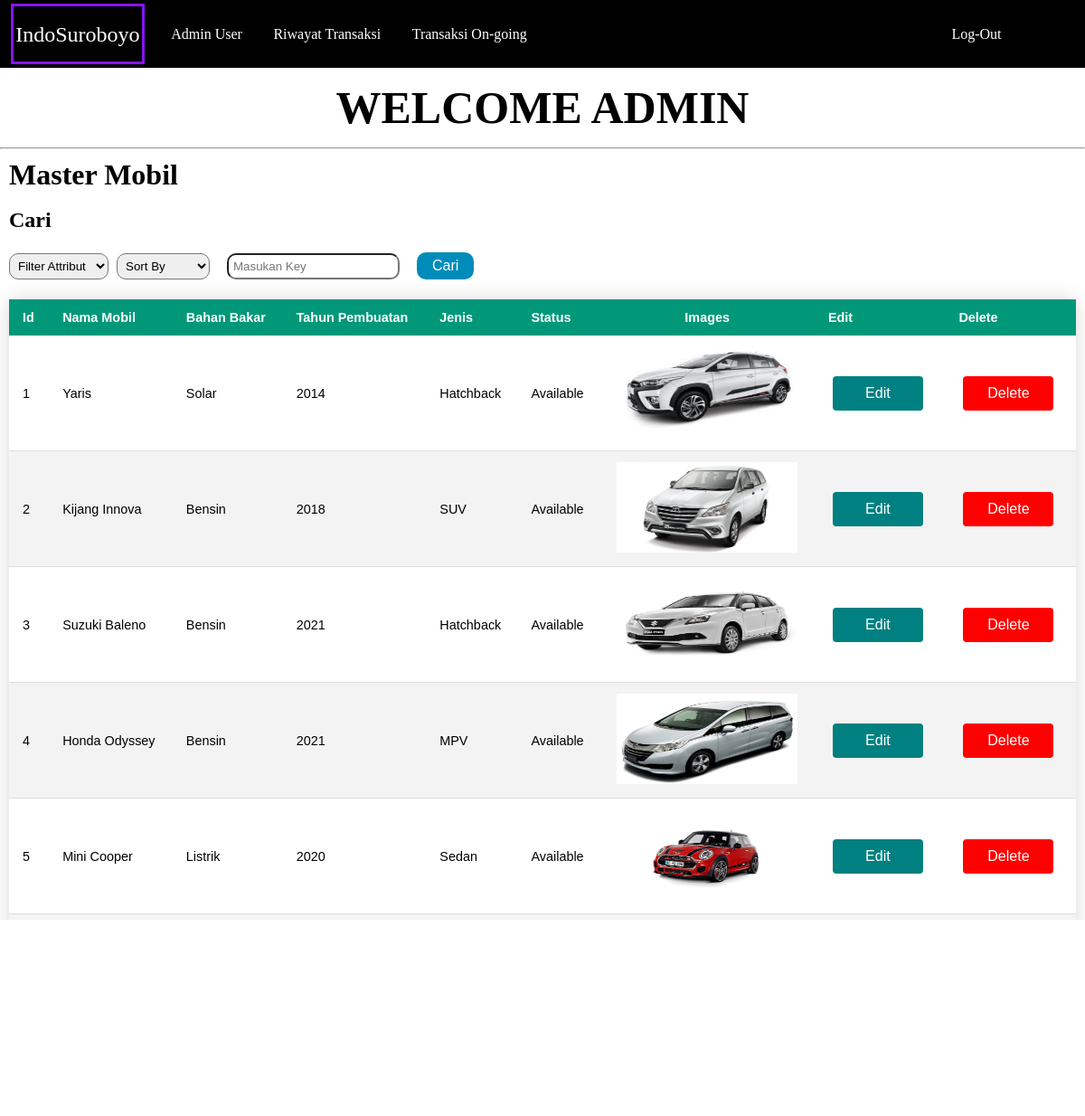
The app's page /admin-mobil.php with its own data.
### tables this page shows
CREATE TABLE `mobil` (
  `id` int(20) NOT NULL,
  `nama_mobil` varchar(100) NOT NULL,
  `tahun` int(4) NOT NULL,
  `bahan_bakar` varchar(10) NOT NULL,
  `jenis` varchar(100) NOT NULL,
  `tarif_hari` int(100) NOT NULL,
  `status` varchar(100) NOT NULL,
  `gambar` int(11) NOT NULL
);

### admin-mobil.php (the view, shortened to what this page needs)
<?php
    require_once("connection.php");
    $stmt = $pdo-> prepare("SELECT * FROM mobil");
        $stmt -> execute();
        $users = $stmt->fetchAll(PDO::FETCH_ASSOC);
?>
<!DOCTYPE html>
<html lang="en">
<head>
    <link rel="stylesheet" href="admin-mobil2.css">
</head>
<body>
    <div class="container">
        <div class="navigation">
            <div class="kiri">
                <a href="#" class="logo">IndoSuroboyo</a>
                <a href="admin.php" style="padding-top:20px">Admin User</a>
                <a href="admin-header-pesanan.php" style="padding-top:20px" >Riwayat Transaksi</a>
                <a href="admin-ongoing.php" style="padding-top:20px">Transaksi On-going</a>
            </div>
            <div class="kanan">
                <a id= "login" href="user.php?action=logout">Log-Out</a>
            </div>
        </div>
        <div id="why">
            <center>
            <h1 style="font-size: 50px;">WELCOME ADMIN</h1>
            </center>
        </div>
        <hr>
            <div class="tabus">
            <form action="#" method = "POST">
                <h1>Master Mobil</h1>
                <br>
                <h2>Cari</h2> <br>
                <select name="s_attr" id="s_attr">
                    <option value="">Filter Attribut</option>
                </select>
                <select name="s_sort" id="s_sort">
                    <option value="">Sort By</option>
                </select>
                <input type="text" name="s_key" id="s_key" class="inputKey" placeholder = "Masukan Key">
                <button id="search" name="search" class="cari-button">Cari</button>
            </form>
            <br>
            <table id="tabel" class="styleTable" method = "POST">
                <thead>
                    <th>Id</th>
                    <th>Nama Mobil</th>
                    <th>Bahan Bakar</th>
                    <th>Tahun Pembuatan</th>
                    <th>Jenis</th>
                    <th colspan="2">Status</th>
                    <th colspan="2" style="text-align: center;">Images</th>
                    <th>Edit</th>
                    <th>Delete</th>
                </thead>
                <tbody>
                <?php
                    if(isset($_POST['search'])){
                        if(isset($_POST['s_key']) && $_POST['s_key']!= "" && $_POST['s_attr']!=""){
                            $pencarian="%".$_POST['s_key']."%";
                            $attr = $_POST['s_attr'];
                            $sort = $_POST['s_sort'];
                            try{
                                if($sort == "ascending"){
                                    if($attr == "nama_mobil"){
                                        $stmt=$pdo->prepare("select * from MOBIL where nama_mobil like :nama ORDER BY nama_mobil ASC");
                                    }else if($attr == "id"){
                                        $stmt=$pdo->prepare("select * from MOBIL where id like :nama ORDER BY id ASC");
                                    }else if($attr == "bahan_bakar"){
                                        $stmt=$pdo->prepare("select * from MOBIL where bahan_bakar like :nama ORDER BY bahan_bakar ASC");
                                    }else if($attr == "jenis"){
                                        $stmt=$pdo->prepare("select * from MOBIL where jenis like :nama ORDER BY jenis ASC");
                                    }else if($attr == "status"){
                                        $stmt=$pdo->prepare("select * from MOBIL where status like :nama ORDER BY status ASC");
                                    }
                                }else if($sort == "descending"){
                                    if($attr == "nama_mobil"){
                                        $stmt=$pdo->prepare("select * from MOBIL where nama_mobil like :nama ORDER BY nama_mobil DESC");
                                    }else if($attr == "id"){
                                        $stmt=$pdo->prepare("select * from MOBIL where id like :nama ORDER BY id DESC");
                                    }else if($attr == "bahan_bakar"){
                                        $stmt=$pdo->prepare("select * from MOBIL where bahan_bakar like :nama ORDER BY bahan_bakar DESC");
                                    }else if($attr == "jenis"){
                                        $stmt=$pdo->prepare("select * from MOBIL where jenis like :nama ORDER BY jenis DESC");
                                    }else if($attr == "status"){
                                        $stmt=$pdo->prepare("select * from MOBIL where status like :nama ORDER BY status DESC");
                                    }
                                }else{
                                    if($attr == "nama_mobil"){
                                        $stmt=$pdo->prepare("select * from MOBIL where nama_mobil like :nama");
                                    }else if($attr == "id"){
                                        $stmt=$pdo->prepare("select * from MOBIL where id like :nama");
                                    }else if($attr == "bahan_bakar"){
                                        $stmt=$pdo->prepare("select * from MOBIL where bahan_bakar like :nama");
                                    }else if($attr == "jenis"){
                                        $stmt=$pdo->prepare("select * from MOBIL where jenis like :nama");
                                    }else if($attr == "status"){
                                        $stmt=$pdo->prepare("select * from MOBIL where status like :nama");
                                    }
                                }
                                $stmt->BindParam(":nama",$pencarian);
                                $stmt->execute();
                                if($stmt->rowCount()<1){
                                    echo "<i> Tidak ada hasil untuk pencarian kata </i>";
                                }else{
                                    while($t=$stmt->fetch()){
                                    ?>
                                    <tr>
                                            <td><?= $t['id']?></td>
                                            <td><?= $t['nama_mobil']?></td>
                                            <td><?= $t['bahan_bakar']?></td>
                                            <td><?= $t['tahun']?></td>
                                            <td><?= $t['jenis']?></td>
                                            <?php
                                                if($t['status']=="Available"){
                                                    ?>
                                                    <td colspan="2"><?= $t['status']?></td>
                                                    <?php
                                                }else{
                                                    ?>
                                                    <td><?= $t['status']?></td>
                                                    <td>
                                                    <form name="form1" method="post" action="kumpulan.php">
                                                        <input type="hidden" name="action" value="editStatusMobil">
                                                        <button type="submit" name="id_mobil" value="<?= $value['id']?>" class="editStatus-button" onclick="editStatusFunction()"><span>Ubah Status </span></button>
                                                    </form>
                                                    </td>
                                                    <?php
                                                }
                                            ?>
                                            <?php
                                            if($t['gambar']=="0"){
                                                ?>
                                                <td><img src="Asset/mobil/<?=$t['gambar']?>.jpg"style="width: 200px; height:100px"  alt="Doesnt have images yet"></td>
                                                <td>
                                                <a href="upload.php?id=<?=$value['id']?>">
                                                    <button class="editMobil-button"><span>Upload Images </span></button>
                                                </a></td>
                                                <?php
                                            }else{
                                                ?>
                                                <center>
                                                <td colspan="2"><img src="Asset/mobil/<?=$t['gambar']?>.jpg"style="width: 200px; height:100px"  alt="Doesnt have images yet"></td></center>
                                                <?php
                                            }
                                            ?>
                                            <td>
                                                <a href="editMobil.php?id=<?=$value['id']?>">
                                                    <button class="editMobil-button"><span>Edit </span></button>
                                                </a>
                                            </td>
                                            <td>
                                                <form name="form2" method="post" action="kumpulan.php">
                                                    <input type="hidden" name="action" value="deleteMobil">
                                                    <button name='id' value="<?= $value['id']?>" class="delMobil-button" onclick="deleteMobilFunction()"><span>Delete </span></button>
                                                </form>
                                            </td>
                                        </tr>
                                    <?php
                                    }
                                }
                            }catch(PDOException $e){
                                echo $e->getMessage();
                            }
                        }else if($_POST['s_attr']=="" && $_POST['s_key']!=""){
                            echo "<script>alert('Isi filter dengan benar')</script>";
                            $_SESSION["message"] = "Isi Filter Attribut dengan Benar";
                            header("Location:admin-mobil.php");
                        }else{
                            echo "<script>alert('Isi filter dengan benar')</script>";
                            header("Location:admin-mobil.php");
                        }
                    }else{
                        if ($users !== null) {
                            foreach ($users as $key => $value) {
                            ?>
                            <tr>
                            <td><?= $value['id']?></td>
                            <td><?= $value['nama_mobil']?></td>
                            <td><?= $value['bahan_bakar']?></td>
                            <td><?= $value['tahun']?></td>
                            <td><?= $value['jenis']?></td>
                                <td colspan="2"><?= $value['status']?></td>
                            <?php
                                            if($value['gambar']=="0"){
                                                ?>
                                                <td><img src="Asset/mobil/<?=$value['gambar']?>.jpg" style="width: 200px; height:100px"  alt="Doesnt have images yet"></td>
                                                <td>
                                                <a href="upload.php?id=<?=$value['id']?>">
                                                    <button class="editMobil-button"><span>Upload Images </span></button>
                                                </a></td>
                                                <?php
                                            }else{
                                                ?>
                                                <td colspan="2"><center><img src="Asset/mobil/<?=$value['gambar']?>.jpg" style="width: 200px; height:100px" alt="Doesnt have images yet"></td> </center>
                                                <?php
                                            }
                                            ?>
                            <td>
                                <a href="editMobil.php?id=<?=$value['id']?>">
                                    <button class="editMobil-button"><span>Edit </span></button>
                                </a>
                            </td>
                            <td>
                                <form name="form2" method="post" action="kumpulan.php">
                                    <button name='id' value="<?= $value['id']?>" class="delMobil-button" onclick="deleteMobilFunction()"><span>Delete </span></button>
                                </form>
                            </td>
                        </tr>
                    <?php
                            }
                        }
                    }
                ?>
            </tbody>
            </table> <br>
                <a href="tambah-mobil.php"><input type="button" value="Add Mobil" class="addMobil-button"> </a>
                <br><br>
            </div>
    </div>
</body>
</html>

### records on screen
mobil: id "1", nama_mobil "Yaris", bahan_bakar "Solar", tahun "2014", jenis "Hatchback", status "Available", shows a picture
mobil: id "2", nama_mobil "Kijang Innova", bahan_bakar "Bensin", tahun "2018", jenis "SUV", status "Available", shows a picture
mobil: id "3", nama_mobil "Suzuki Baleno", bahan_bakar "Bensin", tahun "2021", jenis "Hatchback", status "Available", shows a picture
mobil: id "4", nama_mobil "Honda Odyssey", bahan_bakar "Bensin", tahun "2021", jenis "MPV", status "Available", shows a picture
mobil: id "5", nama_mobil "Mini Cooper", bahan_bakar "Listrik", tahun "2020", jenis "Sedan", status "Available", shows a picture
mobil: shows a picture, $value['id'] 6 (drawn)
